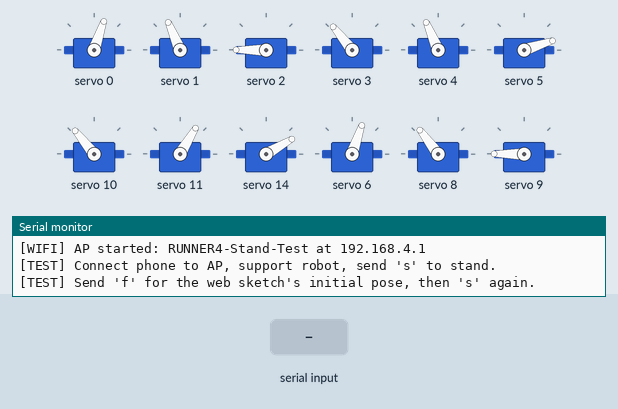
Simulated run of this sketch. Board: ESP32-S3. Shown: 12 × servo, the last lines printed to the serial monitor. Inputs (shaded band) come from the test bench.

Above: at 3.3 s.
3.4 s: "s" received over Serial
At 4.7 s:
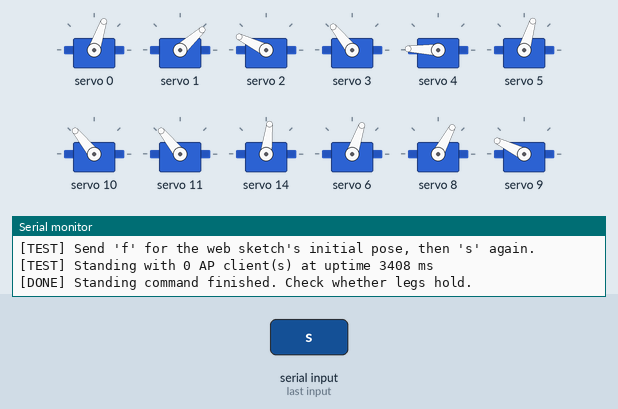
5.8 s: "i" received over Serial
At 6.28 s:
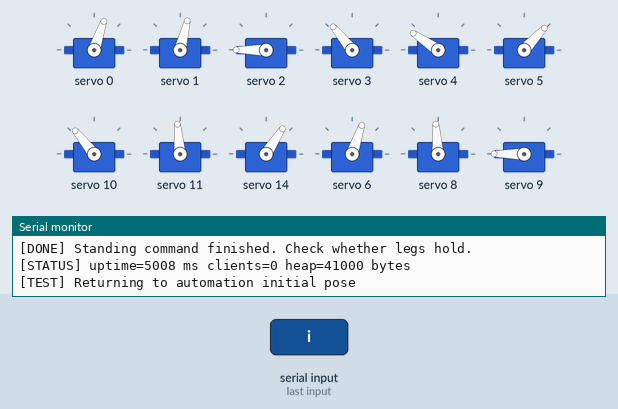
8.2 s: "f" received over Serial
At 10.5 s:
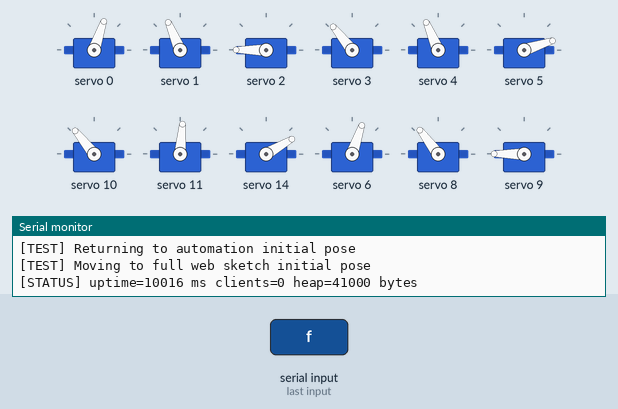
11.2 s: "S" received over Serial
At 11.36 s:
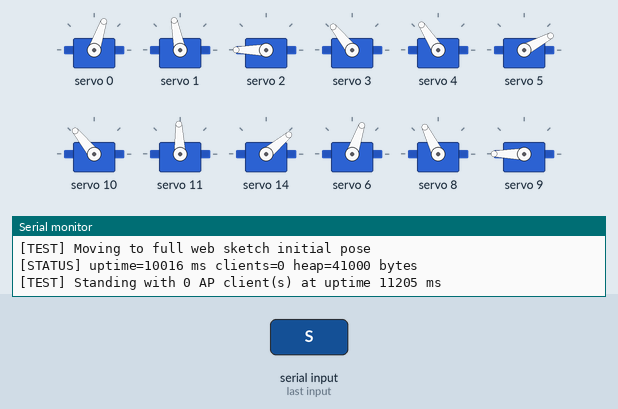
13.3 s: "F" received over Serial
At 13.46 s:
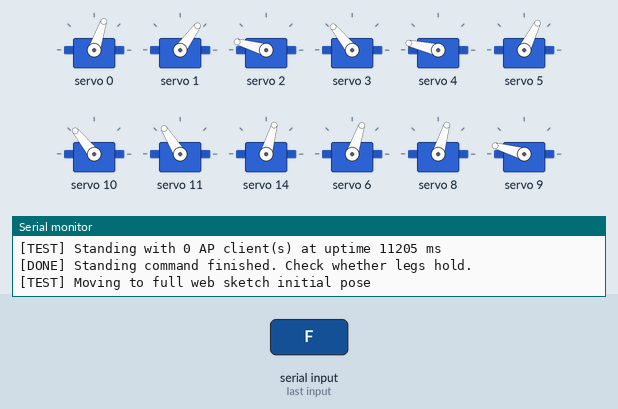
Timing chart, 0 to 16.3 s (numbered marks = the images above; inputs shaded):
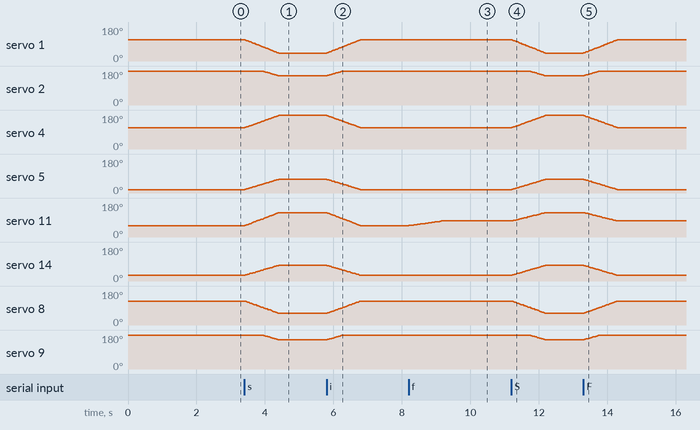

The sketch:

RUNNER4_WiFi_Stand_Test.ino
```cpp
// =============================================================================
// FusionForce RUNNER4 — Wi-Fi-only standing comparison
// Board : ESP32-S3   |   Wi-Fi AP, no web UI, no sensors
//
// Sequence on power-up:
//   1) wait 1000 ms
//   2) go to INITIAL pose
//   3) wait 1000 ms
//   4) start Wi-Fi AP; connect your phone and send 's' in Serial Monitor
//   5) go to STANDING pose at the same speed as RUNNER4_Startup
//
// Library: "Adafruit PWM Servo Driver Library"
// Wiring : GPIO 11 (SDA), GPIO 12 (SCL) -> PCA9685
//          Servo power: 6V BEC -> PCA9685 V+ (NEVER from ESP32 3.3V)
// =============================================================================

#include <Adafruit_PWMServoDriver.h>
#include <Wire.h>
#include <WiFi.h>
#include <esp_system.h>

const char *AP_SSID = "RUNNER4-Stand-Test";
const char *AP_PASS = "runner4robot";

// ── I2C ──────────────────────────────────────────────────────────────────────
#define I2C_SDA 11
#define I2C_SCL 12
#define I2C_HZ 400000

// ── PCA9685 ──────────────────────────────────────────────────────────────────
Adafruit_PWMServoDriver pwm = Adafruit_PWMServoDriver(0x40);
#define SERVOMIN 150
#define SERVOMAX 600
#define SERVO_FREQ 50

// ── Timing ───────────────────────────────────────────────────────────────────
#define START_DELAY_MS 1000  // wait after power-on
#define INITIAL_HOLD_MS 1000 // wait in the initial pose
#define STAND_SPEED_MS 1000  // time to move initial -> standing (average speed)

// ── Channels ─────────────────────────────────────────────────────────────────
#define FL_HIP 0
#define FL_FEMUR 1
#define FL_TIBIA 2
#define FR_HIP 3
#define FR_FEMUR 4
#define FR_TIBIA 5
#define BL_HIP 10
#define BL_FEMUR 11
#define BL_TIBIA 14
#define BR_HIP 6
#define BR_FEMUR 8
#define BR_TIBIA 9

// legChannels[leg][0=hip,1=femur,2=tibia]; leg 0=FL 1=FR 2=BL 3=BR
const uint8_t legChannels[4][3] = {{FL_HIP, FL_FEMUR, FL_TIBIA},
                                   {FR_HIP, FR_FEMUR, FR_TIBIA},
                                   {BL_HIP, BL_FEMUR, BL_TIBIA},
                                   {BR_HIP, BR_FEMUR, BR_TIBIA}};

// ── Poses [leg][hip, femur, tibia] ───────────────────────────────────────────
const int POSE_INITIAL[4][3] = {
    {45, 80, 160}, {94, 80, 0}, {94, 35, 10}, {45, 92, 160}};
// The full web sketch differs only at BL femur in its initial pose (56 vs 35).
const int POSE_INITIAL_WEB[4][3] = {
    {45, 80, 160}, {94, 80, 0}, {94, 56, 10}, {45, 92, 160}};
const int POSE_STANDING[4][3] = {
    {45, 20, 115}, {94, 135, 46}, {94, 94, 55}, {45, 37, 115}};

int servoAngles[16] = {0};

// =============================================================================
// SERVO HELPERS
// =============================================================================
uint16_t angleToPulse(int angle) {
  angle = constrain(angle, 0, 180);
  return (uint16_t)map(angle, 0, 180, SERVOMIN, SERVOMAX);
}

void setServo(uint8_t ch, int angle) {
  angle = constrain(angle, 0, 180);
  servoAngles[ch] = angle;
  pwm.setPWM(ch, 0, angleToPulse(angle));
}

// Jump straight to a pose, staggered 10 ms per servo to reduce current spike.
// Used for the first move, when the real servo positions are unknown.
void setPoseDirect(const int pose[4][3]) {
  for (int leg = 0; leg < 4; leg++)
    for (int joint = 0; joint < 3; joint++) {
      setServo(legChannels[leg][joint], pose[leg][joint]);
      delay(10);
    }
}

// Smooth linear interpolation of all 12 servos over speedMs
void moveToTarget(const int target[4][3], int speedMs) {
  int maxDiff = 0;
  for (int leg = 0; leg < 4; leg++)
    for (int joint = 0; joint < 3; joint++) {
      int diff = abs(target[leg][joint] - servoAngles[legChannels[leg][joint]]);
      if (diff > maxDiff)
        maxDiff = diff;
    }
  if (maxDiff == 0)
    return;

  int startAngles[16];
  memcpy(startAngles, servoAngles, sizeof(servoAngles));
  unsigned long moveStart = millis();

  for (int step = 1; step <= maxDiff; step++) {
    float t = (float)step / (float)maxDiff;
    for (int leg = 0; leg < 4; leg++)
      for (int joint = 0; joint < 3; joint++) {
        uint8_t ch = legChannels[leg][joint];
        int nextAngle = startAngles[ch] +
                        (int)roundf(t * (target[leg][joint] - startAngles[ch]));
        if (nextAngle != servoAngles[ch])
          setServo(ch, nextAngle);
      }
    unsigned long stepTarget =
        moveStart + (unsigned long)((long)speedMs * step / maxDiff);
    unsigned long now = millis();
    if (stepTarget > now)
      delay(stepTarget - now);
  }
}

// =============================================================================
// SETUP
// =============================================================================
void setup() {
  Serial.begin(115200);
  unsigned long serialStart = millis();
  while (!Serial && millis() - serialStart < 3000) delay(10);
  Serial.printf("[BOOT] Reset reason: %d%s\n", (int)esp_reset_reason(),
                esp_reset_reason() == ESP_RST_BROWNOUT ? " (BROWNOUT)" : "");

  // I2C + PCA9685 init
  Wire.begin(I2C_SDA, I2C_SCL);
  Wire.setClock(I2C_HZ);
  Wire.setTimeOut(50);

  pwm.begin();
  pwm.setPWMFreq(SERVO_FREQ);
  Wire.setClock(I2C_HZ);
  delay(10);

  // 1) wait after power-on
  Serial.println("[START] Waiting 1000 ms...");
  delay(START_DELAY_MS);

  // 2) go to INITIAL pose
  Serial.println("[POSE] -> INITIAL");
  setPoseDirect(POSE_INITIAL);

  // 3) hold in initial pose
  delay(INITIAL_HOLD_MS);

  // Start the AP before the stand command. The original startup sketch has
  // identical servo code but never starts Wi-Fi.
  WiFi.mode(WIFI_AP);
  bool apStarted = WiFi.softAP(AP_SSID, AP_PASS);
  WiFi.setSleep(false);
  Serial.printf("[WIFI] AP %s: %s at %s\n", apStarted ? "started" : "FAILED",
                AP_SSID, WiFi.softAPIP().toString().c_str());
  Serial.println("[TEST] Connect phone to AP, support robot, send 's' to stand.");
  Serial.println("[TEST] Send 'f' for the web sketch's initial pose, then 's' again.");
}

// =============================================================================
// LOOP — manual command prevents a repeated stand after a brownout/reboot
// =============================================================================
void loop() {
  if (Serial.available()) {
    char command = Serial.read();
    if (command == 's' || command == 'S') {
      Serial.printf("[TEST] Standing with %d AP client(s) at uptime %lu ms\n",
                    WiFi.softAPgetStationNum(), (unsigned long)millis());
      moveToTarget(POSE_STANDING, STAND_SPEED_MS);
      Serial.println("[DONE] Standing command finished. Check whether legs hold.");
    } else if (command == 'i' || command == 'I') {
      Serial.println("[TEST] Returning to automation initial pose");
      moveToTarget(POSE_INITIAL, STAND_SPEED_MS);
    } else if (command == 'f' || command == 'F') {
      Serial.println("[TEST] Moving to full web sketch initial pose");
      moveToTarget(POSE_INITIAL_WEB, STAND_SPEED_MS);
    }
  }
  static unsigned long lastStatus = 0;
  if (millis() - lastStatus >= 5000) {
    lastStatus = millis();
    Serial.printf("[STATUS] uptime=%lu ms clients=%d heap=%u bytes\n",
                  (unsigned long)millis(), WiFi.softAPgetStationNum(),
                  (unsigned)ESP.getFreeHeap());
  }
  delay(10);
}
```

Measured:
- after the input at 3.4 s, servo 1: moves from 113° to 42° over 0.99 s, starting at once; servo 2, servo 9: moves from 180° to 154° over 0.45 s, starting after 0.55 s; servo 4: moves from 113° to 178° over 0.98 s, starting at once; servo 5: moves from 18° to 73° over 0.98 s, starting at once; servo 11: moves from 59° to 129° over 0.98 s, starting at once
- after the input at 5.8 s, servo 1: moves from 42° to 113° over 0.98 s, starting at once; servo 2, servo 9: moves from 154° to 180° over 0.47 s, starting at once; servo 4: moves from 178° to 113° over 0.98 s, starting at once; servo 5: moves from 73° to 18° over 0.98 s, starting at once; servo 11: moves from 129° to 59° over 0.98 s, starting at once
- after the input at 8.2 s, servo 11: moves from 59° to 85° over 0.95 s, starting at once
- after the input at 11.2 s, servo 1: moves from 113° to 42° over 0.99 s, starting at once; servo 2: moves from 180° to 154° over 0.45 s, starting after 0.54 s
- after the input at 13.3 s, servo 1: moves from 42° to 113° over 0.99 s, starting at once; servo 2, servo 9: moves from 154° to 180° over 0.47 s, starting at once; servo 4: moves from 178° to 113° over 0.98 s, starting at once; servo 5: moves from 73° to 18° over 0.98 s, starting at once; servo 11: moves from 129° to 85° over 0.95 s, starting at once
